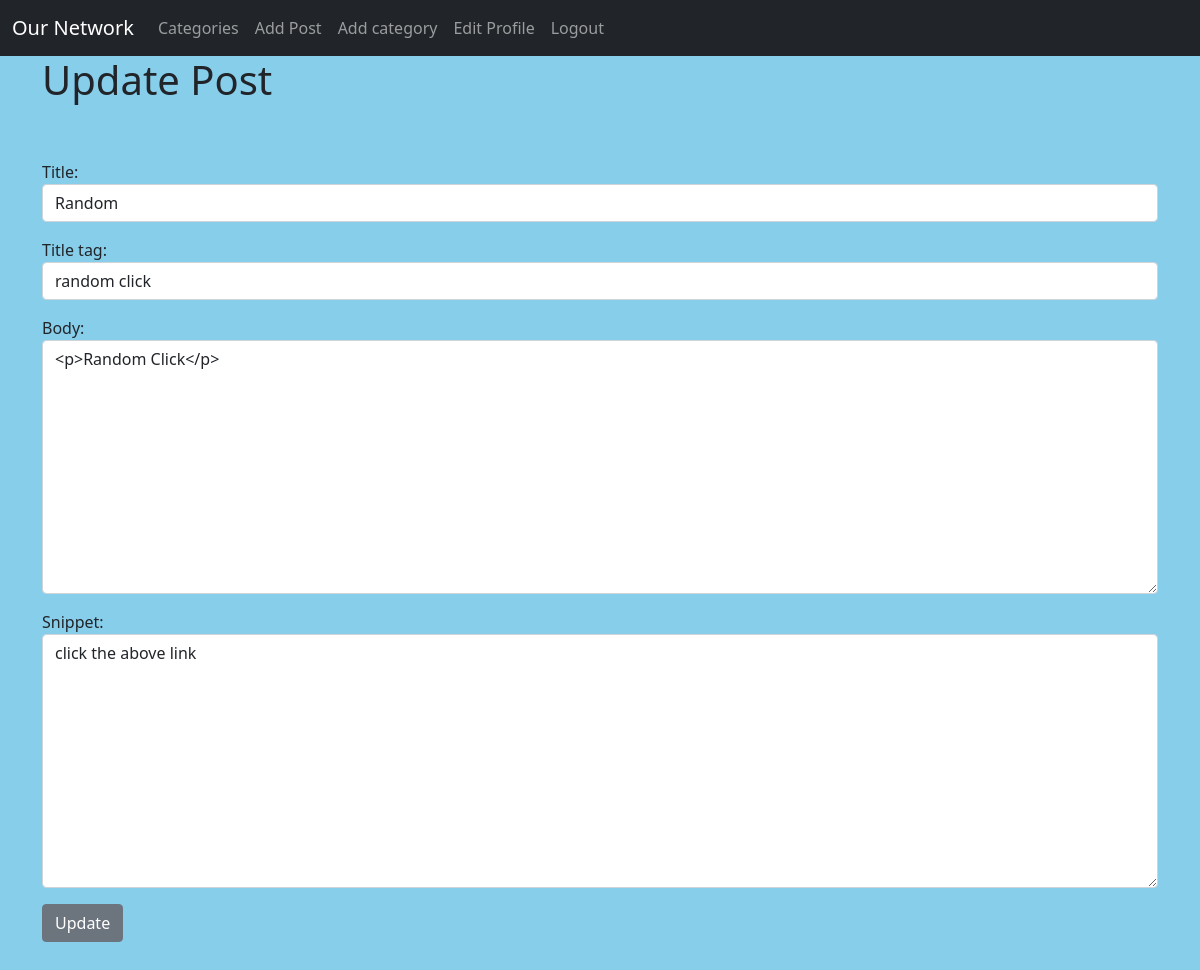
/article/edit/17 (signed in), run on the app's committed database.
### theblog/models.py (models this page shows, shortened)
class Post(models.Model):
    title = models.CharField(max_length=255)
    header_image = models.ImageField(null=True, blank=True, upload_to="images/")
    title_tag = models.CharField(max_length=255,default=" ")
    author = models.ForeignKey(User,on_delete=models.CASCADE)
    body = RichTextField(blank=True, null=True)
    post_date = models.DateField(auto_now_add=True)
    category = models.CharField(max_length=255, default='coding')
    snippet = models.CharField(max_length=255)
    likes = models.ManyToManyField(User, related_name='blog_post')

### theblog/views.py (the view)
# urls.py: path('article/edit/<int:pk>', UpdatePostView.as_view(), name='update_post'),
class UpdatePostView(UpdateView):
    model = Post
    form_class = EditForm
    template_name = "update_post.html"

### theblog/forms.py
class EditForm(forms.ModelForm):
    class Meta:
        model = Post
        fields = ('title', 'title_tag', 'body', 'snippet')
        widgets = {
             'title': forms.TextInput(attrs={'class': 'form-control'}),
             'title_tag': forms.TextInput(attrs={'class': 'form-control'}),
             'body': forms.Textarea(attrs={'class': 'form-control'}),
             'snippet': forms.Textarea(attrs={'class': 'form-control'}),
        }

### theblog/templates/update_post.html (shortened to what this page needs)
 {% extends 'base.html' %}
{% block content %}
{% if user.is_authenticated %}
 {% if user.id == post.author.id %}
   <h1>Update Post</h1>
   <br/><br/>
  <div class="form-group">
    <form method="POST">
    {{ form.as_p }}
   <button class="btn btn-secondary">Update</button>
  </div>
 {% else %}
   You are not allowed here!
 {% endif %}
{% else %}
You are not allowed here!
{% endif %}
 {% endblock %}

### data on the page
Post: title "Random", title_tag "random click", body "<p>Random Click</p>", snippet "click the above link"
